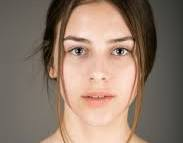
#> input picture reference_faces/aina.jpg, 183 x 143 px
$ python -i face_utils.py   (imports and definitions only)   (older library calls are emulated)
#> lines starting #> are read from the running program, lines starting #| are printed output that depends on the picture
#> further down, picture is the input picture: shape (143, 183, 3); mean B, G, R 106.9, 121.9, 142.9
import cv2
import numpy as np
import math


def preprocess_face(image, target_size=(128, 128)):
    """Detect face, align eyes when possible, equalize lighting, and resize."""
#> called with target_size = (128, 128)
    if image is None:
        return None

    img = image.copy()
    gray = cv2.cvtColor(img, cv2.COLOR_BGR2GRAY)
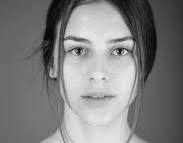
#> gray: shape (143, 183); min 2, max 238, mean 126.5

    face_cascade = cv2.CascadeClassifier(cv2.data.haarcascades + 'haarcascade_frontalface_default.xml')
    eye_cascade = cv2.CascadeClassifier(cv2.data.haarcascades + 'haarcascade_eye.xml')

    faces = face_cascade.detectMultiScale(gray, scaleFactor=1.1, minNeighbors=4)
#> faces = [[43, 13, 109, 109]]
    x = y = w = h = None
    if len(faces) > 0:
        faces = sorted(faces, key=lambda r: r[2] * r[3], reverse=True)
        x, y, w, h = faces[0]
#> x = 43; y = 13; w = 109; h = 109

        face_roi_gray = gray[y:y + h, x:x + w]
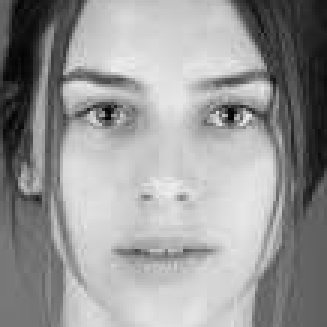
#> face_roi_gray: shape (109, 109) (shown 3 times larger); min 2, max 238, mean 152.2
        eyes = eye_cascade.detectMultiScale(face_roi_gray)
#> eyes = [[21, 24, 28, 28], [62, 25, 27, 27]]
        if len(eyes) >= 2:
            eyes = sorted(eyes, key=lambda e: e[2] * e[3], reverse=True)[:2]
            eye_centers = []
            for (ex, ey, ew, eh) in eyes:
                cx = x + ex + ew // 2
                cy = y + ey + eh // 2
                eye_centers.append((cx, cy))
#> this loop made 2 passes
#> (ex, ey, ew, eh, cx, cy) on passes 1 to 2: (21, 24, 28, 28, 78, 51), (62, 25, 27, 27, 118, 51)
#> after the loop, eye_centers = [(78, 51), (118, 51)]
            (x1, y1), (x2, y2) = eye_centers[0], eye_centers[1]
#> x1 = 78; y1 = 51; x2 = 118; y2 = 51
            if x2 != x1:
                angle = math.degrees(math.atan2(y2 - y1, x2 - x1))
#> angle = 0
                center = (img.shape[1] // 2, img.shape[0] // 2)
#> center = (91, 71)
                M = cv2.getRotationMatrix2D(center, angle, 1.0)
#> M = [[1, 0, 0], [0, 1, 0]]
                img = cv2.warpAffine(img, M, (img.shape[1], img.shape[0]), flags=cv2.INTER_LINEAR)
                gray = cv2.cvtColor(img, cv2.COLOR_BGR2GRAY)
                faces = face_cascade.detectMultiScale(gray, scaleFactor=1.1, minNeighbors=4)
                if len(faces) > 0:
                    faces = sorted(faces, key=lambda r: r[2] * r[3], reverse=True)
                    x, y, w, h = faces[0]

    if x is None:
        h_img, w_img = img.shape[:2]
        side = min(w_img, h_img)
        cx, cy = w_img // 2, h_img // 2
        x = max(0, cx - side // 2)
        y = max(0, cy - side // 2)
        w = h = side

    pad_x = int(0.1 * w)
#> pad_x = 10
    pad_y = int(0.15 * h)
#> pad_y = 16
    x1 = max(0, x - pad_x)
#> x1 = 33
    y1 = max(0, y - pad_y)
#> y1 = 0
    x2 = min(img.shape[1], x + w + pad_x)
#> x2 = 162
    y2 = min(img.shape[0], y + h + pad_y)
#> y2 = 138

    face = img[y1:y2, x1:x2]
    try:
        ycrcb = cv2.cvtColor(face, cv2.COLOR_BGR2YCrCb)
#> ycrcb: shape (138, 129, 3); mean of channels 0, 1, 2 139.4, 143.7, 113.9
        y_channel, cr, cb = cv2.split(ycrcb)
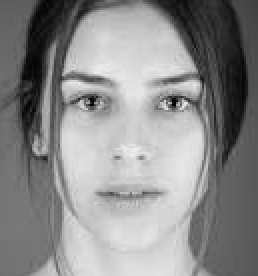
#> y_channel: shape (138, 129) (shown 2 times larger); min 2, max 238, mean 139.4
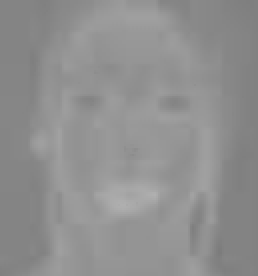
#> cr: shape (138, 129) (shown 2 times larger); min 124, max 176, mean 143.7
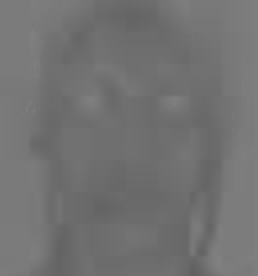
#> cb: shape (138, 129) (shown 2 times larger); min 96, max 129, mean 113.9
        y_eq = cv2.equalizeHist(y_channel)
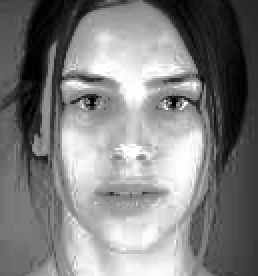
#> y_eq: shape (138, 129) (shown 2 times larger); min 0, max 255, mean 128.3
        ycrcb_eq = cv2.merge([y_eq, cr, cb])
#> ycrcb_eq: shape (138, 129, 3); mean of channels 0, 1, 2 128.3, 143.7, 113.9
        face = cv2.cvtColor(ycrcb_eq, cv2.COLOR_YCrCb2BGR)
    except Exception:
        gray_face = cv2.cvtColor(face, cv2.COLOR_BGR2GRAY)
        eq = cv2.equalizeHist(gray_face)
        face = cv2.cvtColor(eq, cv2.COLOR_GRAY2BGR)

    face = cv2.resize(face, target_size, interpolation=cv2.INTER_AREA)
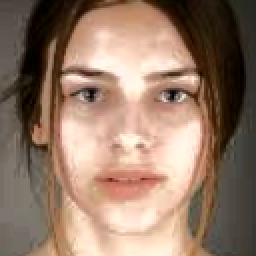
#> face: shape (128, 128, 3) (shown 2 times larger); mean B, G, R 103.8, 121.9, 148.8
    return face


# [7 lines left out: function rotate_image, not called in this run]


def generate_rotations(image, angles=(0, 15, -15)):
    return [rotate_image(image, a) for a in angles]


# [51 lines left out: functions compute_lbp_hist_from_gray, compute_simple_hog, not called in this run]

>>> import cv2
>>> picture = cv2.imread('../reference_faces/aina.jpg')
>>> result = preprocess_face(picture)

$ run again, on reference_faces/john.jpg
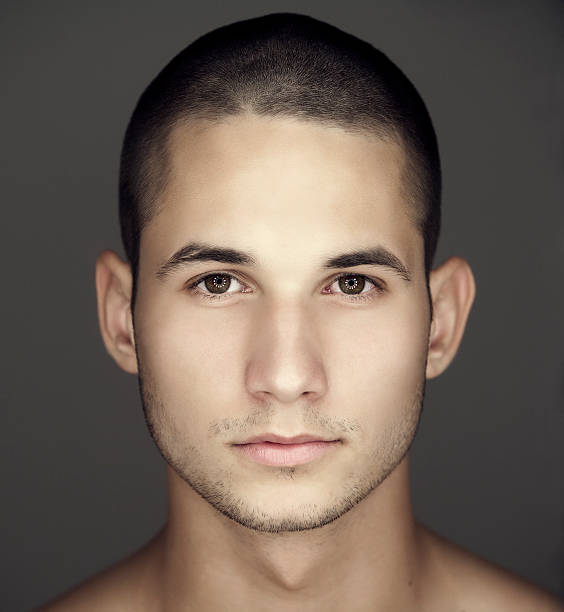
#> input picture reference_faces/john.jpg, 564 x 612 px
#> picture is the input picture: shape (612, 564, 3); mean B, G, R 86.3, 96.8, 111.1
#> in preprocess_face, `faces = face_cascade.detectMultiScale(gray, scaleFactor=1.1, minNeighb..`: faces = [[106, 153, 356, 356]]
#> in preprocess_face, `x, y, w, h = faces[0]`: x = 106; y = 153; w = 356
#> in preprocess_face, `face_roi_gray = gray[y:y + h, x:x + w]`:
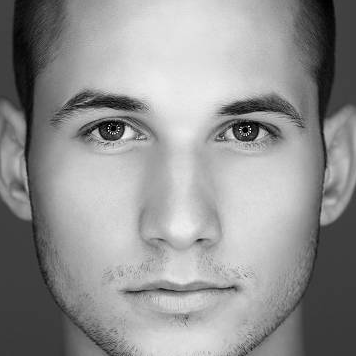
#> face_roi_gray: shape (356, 356); min 0, max 254, mean 146.7
#> in preprocess_face, `eyes = eye_cascade.detectMultiScale(face_roi_gray)`: eyes = [[210, 97, 69, 69], [162, 294, 43, 43], [68, 92, 77, 77], [136, 228, 42, 42]]
#> in preprocess_face, `eyes = sorted(eyes, key=lambda e: e[2] * e[3], reverse=True)[:2]`: eyes = [[68, 92, 77, 77], [210, 97, 69, 69]]
#> the loop in preprocess_face, `for (ex, ey, ew, eh) in eyes:` made 2 passes
#> (ex, ey, ew, eh, cx, cy) on passes 1 to 2: (68, 92, 77, 77, 212, 283), (210, 97, 69, 69, 350, 284)
#> after the loop in preprocess_face, `for (ex, ey, ew, eh) in eyes:`: eye_centers = [(212, 283), (350, 284)]
#> in preprocess_face, `(x1, y1), (x2, y2) = eye_centers[0], eye_centers[1]`: x1 = 212; y1 = 283; x2 = 350; y2 = 284
#> angle = 0.415
#> M = [[1, 0.00725, -2.21], [-0.00725, 1, 2.05]]
#> in preprocess_face, `faces = face_cascade.detectMultiScale(gray, scaleFactor=1.1, minNeighb..`: faces = [[106, 154, 357, 357]]
#> in preprocess_face, `x, y, w, h = faces[0]`: y = 154; w = 357
#> pad_x = 35
#> pad_y = 53
#> in preprocess_face, `x1 = max(0, x - pad_x)`: x1 = 71
#> in preprocess_face, `y1 = max(0, y - pad_y)`: y1 = 101
#> in preprocess_face, `x2 = min(img.shape[1], x + w + pad_x)`: x2 = 498
#> in preprocess_face, `y2 = min(img.shape[0], y + h + pad_y)`: y2 = 564
#> ycrcb: shape (463, 427, 3); mean of channels 0, 1, 2 125, 139.5, 116.9
#> ycrcb_eq: shape (463, 427, 3); mean of channels 0, 1, 2 129, 139.5, 116.9
#> in preprocess_face, `face = cv2.resize(face, target_size, interpolation=cv2.INTER_AREA)`:
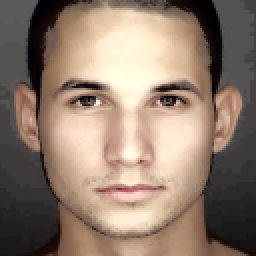
#> face: shape (128, 128, 3) (shown 2 times larger); mean B, G, R 109.4, 124.7, 144.4
